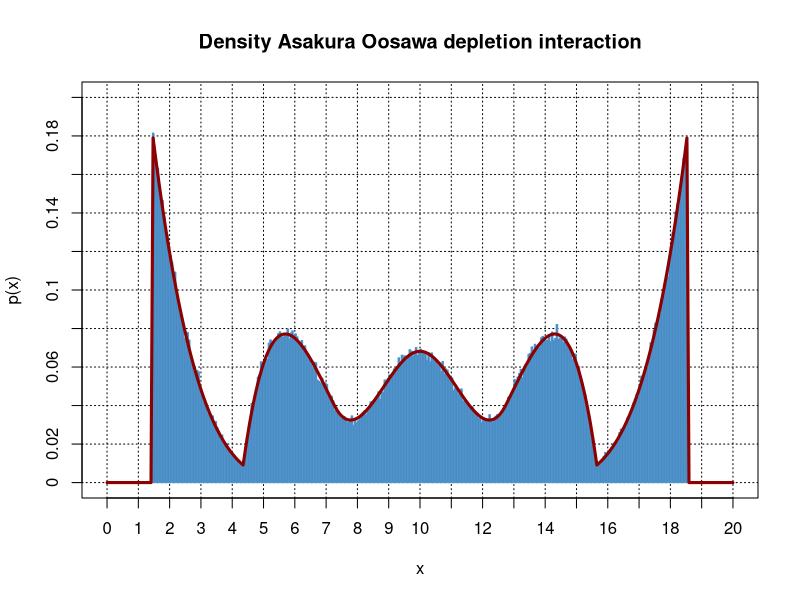

The R script that drew this image:
# --------------------------------------------------------------------------------------------------
# Asakura Oosawa depletion interaction

s<-1.45
N<-5
M<-50000
L<-20

A<-L - 2 * N * s
y<-matrix( runif( N * M, 0, A ), M, N )
y<-t( apply( y, 1, FUN = sort ) )
x<-t( apply( y, 1, FUN = function( x ) x + ( 2 * 0:(N-1) + 1 ) * s ) )
z<-rep( 0, N )

X<-as.vector( x )

# Partition function
Z<-function( N, L, s ) {
  z<-0
  if ( L > 2 * N * s ) {
    z<-( L - 2 * N * s )^N 
  }
  return( z )
}

rho<-function( k, x, N, L, s ) {
  return( choose( N - 1, k ) * Z( k, x - s, s ) * Z( N - 1 - k, L - x - s, s ) )
}

# Probability distribution
p<-function( x, N, L, s ) {
  return( sum( sapply( 0:(N-1), FUN = rho, x, N, L, s )  ) / Z( N, L, s ) ) 
}

x<-seq(0,L,length.out = 300 )
pr<-sapply( x, FUN = p, N, L, s )

xs<-seq( 0, L, length.out = 21 )
ys<-seq( 0, 0.2, length.out = 11 )
plot( x, pr, col = 'red3', type = 'n', lwd = 3, main = 'Density Asakura Oosawa depletion interaction',
      xlab = 'x', ylab = 'p(x)', xaxt = 'n', yaxt = 'n', xlim = c( 0, L ), ylim = c( 0, 0.2 ),
      panel.first = { 
        axis( 1, at=xs, labels = xs )
        axis( 2, at=ys, labels = ys )
        abline( v = xs, col = 'black', lwd = 1, lty = 3 )
        abline( h = ys, col = 'black', lwd = 1, lty = 3 )
      } )
hist( X, breaks = 250, freq = FALSE, col = 'steelblue', border = 'steelblue3', add = TRUE )
points( x, pr, col = 'red4', type = 'l', lwd = 3 )
